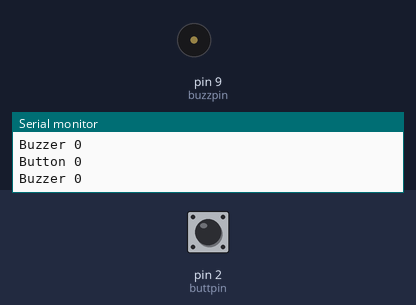
Simulated run of this sketch. Board: Arduino Uno, built with avr-gcc and run on an emulated ATmega328P. Parts: buzzer (waves = sounding), the last lines printed to the serial monitor. Inputs (shaded band) come from the test bench; at power-on: pin 2 (buttpin) LOW.

Above: at 1.2 s.
1.3 s: pin 2 (buttpin) pulled HIGH for 0.15 s
At 1.39 s:
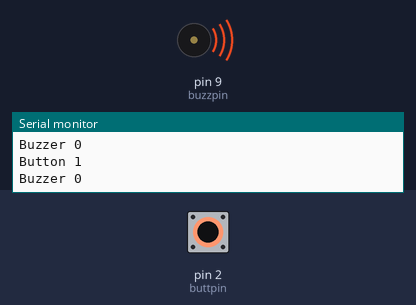
2.9 s: pin 2 (buttpin) pulled HIGH for 3.2 s
At 6.5 s:
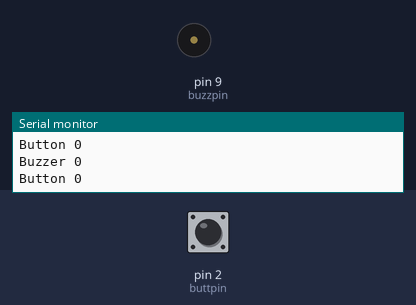
Timing chart, 0 to 8.0 s (numbered marks = the images above; inputs shaded):
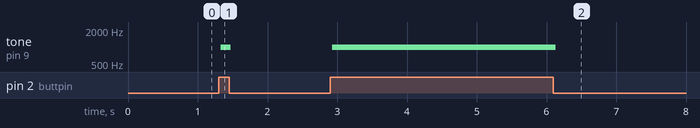

Measured:
- after the input at 1.3 s, tone on pin 9 (buzzpin): silent → 1000 Hz at once, → silent 0.15 s later
- after the input at 2.9 s, tone on pin 9 (buzzpin): silent → 1000 Hz at once, → silent 3.2 s later

The sketch:

sketch_jun18c_button_to_Abuzz.ino
```cpp
const int buttpin = 2;
const int buzzpin = 9;

int buttstate;
int buzzstate = LOW;

void setup() {

  pinMode(buttpin, INPUT);
  pinMode(buzzpin, OUTPUT);
  Serial.begin(9600);
}

void loop() {

  buttstate = digitalRead(buttpin);
  Serial.print("Button ");
  Serial.println(buttstate);
  Serial.print("Buzzer ");
  Serial.println(buzzstate);
  if(buttstate == HIGH)
  {
    buzzstate = HIGH;
    tone(buzzpin, 1000);
  }
  else
  {
    buzzstate = LOW;
    noTone(buzzpin);
  }

}
```
